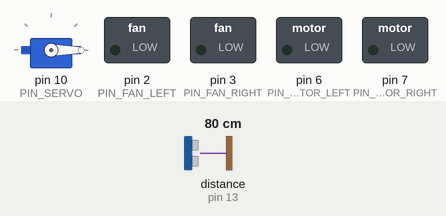
Simulated run of this program. Board: Arduino Uno, built with avr-gcc and run on an emulated ATmega328P. Parts: servo, switched loads named in the program (green lamp = pin HIGH). Wiring (inferred from the names in the program): ultrasonic range finder: trigger pin 12; echo pin 13. The inputs (shaded band) are chosen by the test bench; at power-on: distance to the obstacle (sensor on pin 13) 80 cm. The echo pulse lasts 58.3 µs per cm; pins used as bus, display or sensor lines are not drawn.

Above: at 0.01 s.
At 0.9 s:
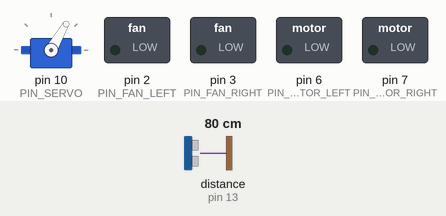
1.3 s: distance to the obstacle (sensor on pin 13) set to 23 cm
4.3 s: distance to the obstacle (sensor on pin 13) set to 18 cm
At 5.9 s:
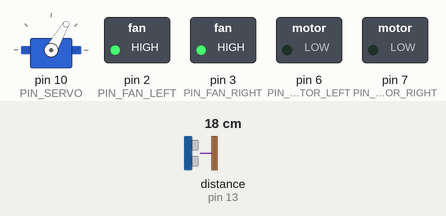
Timing chart, 0 to 7.4 s (numbered marks = the images above; inputs shaded):
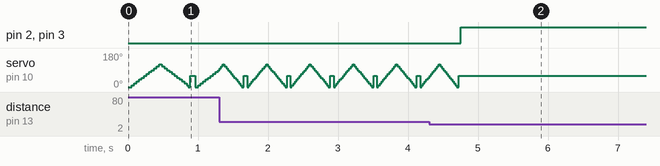

The program:

main.cpp
```cpp
#include <Arduino.h>
#include <LowPower.h>
#include <IRremote.hpp>
#include <Servo.h>

#define DEBUG 0

#define PIN_FAN_LEFT 2  // digital
#define PIN_FAN_RIGHT 3 // digital

#define PIN_MOTOR_LEFT 6  // digital
#define PIN_MOTOR_RIGHT 7 // digital

#define PIN_ULTR_TRIG 12 // digital
#define PIN_ULTR_ECHO 13 // digital

#define PIN_IR 11    // digital
#define PIN_SERVO 10 // analog

#define CMD_STOP 0x1c    // 5
#define CMD_FORWARD 0x18 // 2
#define CMD_LEFT 0x08    // 4
#define CMD_RIGHT 0x5A   // 6

#define CMD_OPEN 0x09      // arrow up
#define CMD_CLOSE 0x07     // arrow down
#define CMD_CLAW_STOP 0x15 // vol-

#define CMD_AUTO 0x45   // POWER
#define CMD_MANUAL 0x46 // VOL+

enum class Direction
{
    STOP,
    LEFT,
    FORWARD,
    RIGHT
};

enum class DetectionState
{
    INIT,
    SEARCH,
    HUNT
};

enum class ClawState
{
    PULL,
    STOP,
    RELEASE,
};

DetectionState state = DetectionState::INIT;
static Servo eyeMotor;
static bool angleUp = true;
static bool autoMode = true;
static bool lockedIn = false;
static struct
{
    float distance;
    int8_t angle;
} target;

void setup()
{
    Serial.begin(9600);
    while (!Serial)
        ;

    pinMode(PIN_FAN_LEFT, OUTPUT);
    pinMode(PIN_FAN_RIGHT, OUTPUT);

    pinMode(PIN_MOTOR_LEFT, OUTPUT);
    pinMode(PIN_MOTOR_RIGHT, OUTPUT);

    pinMode(PIN_ULTR_TRIG, OUTPUT);
    pinMode(PIN_ULTR_ECHO, INPUT);

    eyeMotor.attach(PIN_SERVO);

    IrReceiver.begin(PIN_IR);
    IrReceiver.start();
}

void rotateClaw(ClawState state)
{
    switch (state)
    {
    case ClawState::PULL:
        digitalWrite(PIN_MOTOR_LEFT, HIGH);
        digitalWrite(PIN_MOTOR_RIGHT, LOW);
        break;
    case ClawState::STOP:
        digitalWrite(PIN_MOTOR_LEFT, LOW);
        digitalWrite(PIN_MOTOR_RIGHT, LOW);
        break;
    case ClawState::RELEASE:
        digitalWrite(PIN_MOTOR_LEFT, LOW);
        digitalWrite(PIN_MOTOR_RIGHT, HIGH);
        break;
    }
}

float readDistanceOnce()
{
    digitalWrite(PIN_ULTR_TRIG, LOW);
    delayMicroseconds(2);
    digitalWrite(PIN_ULTR_TRIG, HIGH);
    delayMicroseconds(10);
    digitalWrite(PIN_ULTR_TRIG, LOW);

    float duration = pulseIn(PIN_ULTR_ECHO, HIGH);

    return (duration * 0.0343) / 2.;
}

float readDistance(uint8_t tries = 4)
{
    float sum = 0.0f;

    for (uint8_t i = 0; i < tries; ++i)
    {
        sum += readDistanceOnce();
    }

    return sum / tries;
}

void sleep(period_t dur)
{
    if (!DEBUG)
    {
        LowPower.powerDown(dur, ADC_ON, BOD_ON);
        return;
    }

    switch (dur)
    {
    case SLEEP_15MS:
        delay(15);
        break;
    case SLEEP_30MS:
        delay(30);
        break;
    case SLEEP_60MS:
        delay(60);
        break;
    case SLEEP_120MS:
        delay(120);
        break;
    case SLEEP_250MS:
        delay(250);
        break;
    case SLEEP_500MS:
        delay(500);
        break;
    case SLEEP_1S:
        delay(1000);
        break;
    case SLEEP_2S:
        delay(2000);
        break;
    case SLEEP_4S:
        delay(4000);
        break;
    case SLEEP_8S:
        delay(8000);
        break;
    case SLEEP_FOREVER:
        delay(9999999999);
        break;
    }
}

void move(Direction dir)
{
    digitalWrite(PIN_FAN_LEFT, (dir == Direction::FORWARD || dir == Direction::RIGHT) ? HIGH : LOW);
    digitalWrite(PIN_FAN_RIGHT, (dir == Direction::FORWARD || dir == Direction::LEFT) ? HIGH : LOW);
}

void handleRemote(IRData data)
{
    if (data.protocol != NEC)
        return;

    switch (data.command)
    {
    case CMD_AUTO:
        autoMode = true;
        state = DetectionState::INIT;
        break;
    case CMD_MANUAL:
        autoMode = false;
        break;
    }

    if (autoMode)
        return;

    switch (data.command)
    {
    case CMD_STOP:
        move(Direction::STOP);
        break;
    case CMD_FORWARD:
        move(Direction::FORWARD);
        break;
    case CMD_LEFT:
        move(Direction::LEFT);
        break;
    case CMD_RIGHT:
        move(Direction::RIGHT);
        break;
    case CMD_OPEN:
        rotateClaw(ClawState::PULL);
        sleep(SLEEP_500MS);
        rotateClaw(ClawState::STOP);
        break;
    case CMD_CLOSE:
        rotateClaw(ClawState::RELEASE);
        sleep(SLEEP_500MS);
        rotateClaw(ClawState::STOP);
        break;
    case CMD_CLAW_STOP:
        rotateClaw(ClawState::STOP);
        break;
    default:
        break;
    }
}

void stepRotation(int8_t curAngle)
{
    if (!angleUp && curAngle <= 0)
        angleUp = true;
    if (angleUp && curAngle >= 120)
        angleUp = false;

    if (angleUp)
        eyeMotor.write(curAngle + 10);
    else
        eyeMotor.write(curAngle - 10);
}

void stateInit()
{
    eyeMotor.write(0);
    angleUp = true;
    state = DetectionState::SEARCH;
    target.angle = 0;
    target.distance = 9999999.0f;
    lockedIn = false;
    move(Direction::STOP);
}

void stateSearch()
{
    int8_t angle = eyeMotor.read();

    // done searching
    if (angle == 0 && angleUp == false)
    {
        if (target.distance > 300)
            state = DetectionState::INIT;
        else
            state = DetectionState::HUNT;
        return;
    }

    float distance = readDistance();
    if (20 < distance && distance < target.distance)
    {
        target.distance = distance;
        target.angle = angle;
    }

    stepRotation(angle);
}

void stateHunt()
{
    eyeMotor.write(60);

    float diff = readDistance() - target.distance;
    diff = abs(diff);

    if (!lockedIn)
    {
        if (diff < 10.0f)
            lockedIn = true;
        else
            move(target.angle < 60 ? Direction::RIGHT : Direction::LEFT);
    }
    else
    {
        if (diff < 0.5)
        {
            state = DetectionState::INIT;
        }
        else
        {
            move(Direction::FORWARD);
        }
    }
}

void loop()
{
    if (IrReceiver.decode())
    {
        IRData data = IrReceiver.decodedIRData;
        Serial.print("Got cmd (hex): ");
        Serial.println(IrReceiver.decodedIRData.command, HEX);
        IrReceiver.resume();

        handleRemote(data);
    }

    if (autoMode)
    {
        switch (state)
        {
        case DetectionState::INIT:
            stateInit();
            break;
        case DetectionState::SEARCH:
            stateSearch();
            break;
        case DetectionState::HUNT:
            stateHunt();
            break;
        }
    }

    sleep(SLEEP_15MS);
}
```

Measured:
- the behaviour switches between 21 and 20 cm on distance to the obstacle (sensor on pin 13) (found by bisection; images 1 and 2)
- after the input at 4.3 s, pin 2 (PIN_FAN_LEFT), pin 3 (PIN_FAN_RIGHT): LOW → HIGH after 0.45 s; servo on pin 10 (PIN_SERVO): goes on until 4.7 s, then stays 60°
